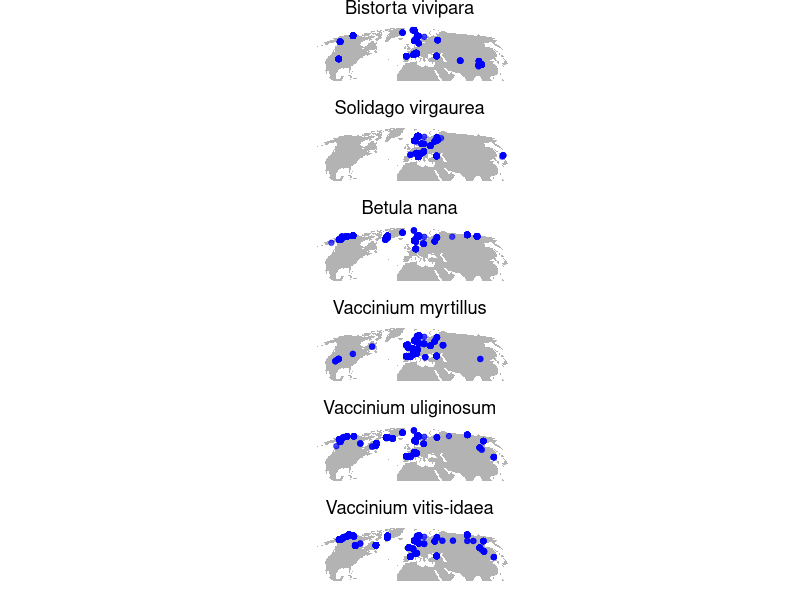
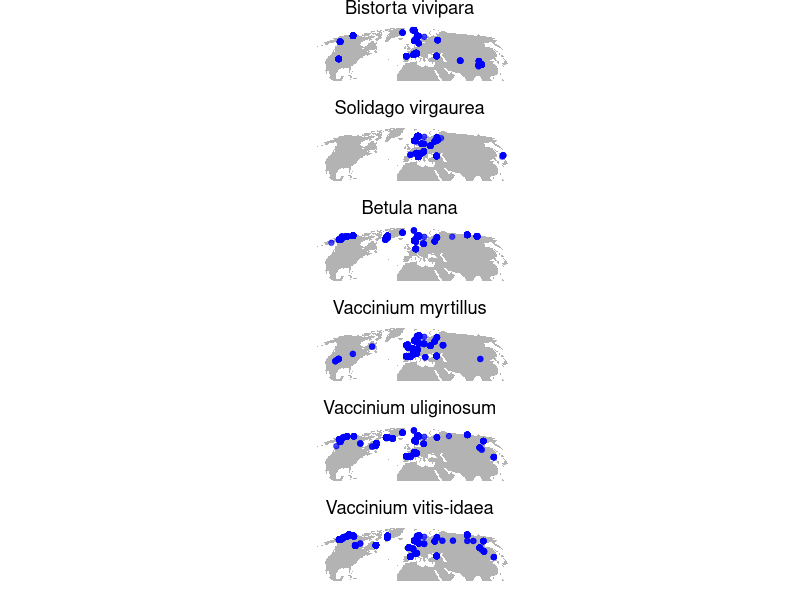

Source code (R) for these figures, in order:
library(sf)
library(tidyverse)
library(cowplot)

d <- read_csv("data/kilpis_ITV_species_traits.csv")


d <- d %>% 
  drop_na(latitude, longitude) %>% 
  mutate(canonical_species_name = ifelse(canonical_species_name == "Persicaria vivipara","Bistorta vivipara",canonical_species_name))

unique(d$canonical_species_name)

WorldData <- map_data('world') %>% filter(region != "Antarctica") %>% fortify


g1 <- ggplot() +
  geom_map(data = WorldData, map = WorldData,
           aes(x = long, y = lat, group = group, map_id=region),
           fill = "gray70", colour = NA, size=0.5) + 
  geom_point(data = d %>% filter(canonical_species_name == "Bistorta vivipara"),
             aes(longitude, latitude), color = "blue",
             alpha = 0.7) +
  coord_map("mollweide", xlim=c(-180,180), ylim=c(20, 90)) +
  scale_fill_continuous(low="thistle2", high="darkred", guide="colorbar") +
  scale_y_continuous(breaks=c()) +
  scale_x_continuous(breaks=c()) +
  labs(fill="legend", title="Bistorta vivipara", x="", y="") +
  theme_minimal() + theme(plot.title = element_text(hjust = 0.5)) +
  theme(plot.margin = unit(c(0, 0, 0, 0), "cm"))

g2 <- ggplot() +
  geom_map(data = WorldData, map = WorldData,
           aes(x = long, y = lat, group = group, map_id=region),
           fill = "gray70", colour = NA, size=0.5) + 
  geom_point(data = d %>% filter(canonical_species_name == "Solidago virgaurea"),
             aes(longitude, latitude), color = "blue",
             alpha = 0.7) +
  coord_map("mollweide", xlim=c(-180,180), ylim=c(20, 90)) +
  scale_fill_continuous(low="thistle2", high="darkred", guide="colorbar") +
  scale_y_continuous(breaks=c()) +
  scale_x_continuous(breaks=c()) +
  labs(fill="legend", title="Solidago virgaurea", x="", y="") +
  theme_minimal() + theme(plot.title = element_text(hjust = 0.5)) +
  theme(plot.margin = unit(c(0, 0, 0, 0), "cm"))

g3 <- ggplot() +
  geom_map(data = WorldData, map = WorldData,
           aes(x = long, y = lat, group = group, map_id=region),
           fill = "gray70", colour = NA, size=0.5) + 
  geom_point(data = d %>% filter(canonical_species_name == "Betula nana"),
             aes(longitude, latitude), color = "blue",
             alpha = 0.7) +
  coord_map("mollweide", xlim=c(-180,180), ylim=c(20, 90)) +
  scale_fill_continuous(low="thistle2", high="darkred", guide="colorbar") +
  scale_y_continuous(breaks=c()) +
  scale_x_continuous(breaks=c()) +
  labs(fill="legend", title="Betula nana", x="", y="") +
  theme_minimal() + theme(plot.title = element_text(hjust = 0.5)) +
  theme(plot.margin = unit(c(0, 0, 0, 0), "cm"))

g4 <- ggplot() +
  geom_map(data = WorldData, map = WorldData,
           aes(x = long, y = lat, group = group, map_id=region),
           fill = "gray70", colour = NA, size=0.5) + 
  geom_point(data = d %>% filter(canonical_species_name == "Vaccinium myrtillus"),
             aes(longitude, latitude), color = "blue",
             alpha = 0.7) +
  coord_map("mollweide", xlim=c(-180,180), ylim=c(20, 90)) +
  scale_fill_continuous(low="thistle2", high="darkred", guide="colorbar") +
  scale_y_continuous(breaks=c()) +
  scale_x_continuous(breaks=c()) +
  labs(fill="legend", title="Vaccinium myrtillus", x="", y="") +
  theme_minimal() + theme(plot.title = element_text(hjust = 0.5)) +
  theme(plot.margin = unit(c(0, 0, 0, 0), "cm"))

g5 <- ggplot() +
  geom_map(data = WorldData, map = WorldData,
           aes(x = long, y = lat, group = group, map_id=region),
           fill = "gray70", colour = NA, size=0.5) + 
  geom_point(data = d %>% filter(canonical_species_name == "Vaccinium uliginosum"),
             aes(longitude, latitude), color = "blue",
             alpha = 0.7) +
  coord_map("mollweide", xlim=c(-180,180), ylim=c(20, 90)) +
  scale_fill_continuous(low="thistle2", high="darkred", guide="colorbar") +
  scale_y_continuous(breaks=c()) +
  scale_x_continuous(breaks=c()) +
  labs(fill="legend", title="Vaccinium uliginosum", x="", y="") +
  theme_minimal() + theme(plot.title = element_text(hjust = 0.5)) +
  theme(plot.margin = unit(c(0, 0, 0, 0), "cm"))

g6 <- ggplot() +
  geom_map(data = WorldData, map = WorldData,
           aes(x = long, y = lat, group = group, map_id=region),
           fill = "gray70", colour = NA, size=0.5) + 
  geom_point(data = d %>% filter(canonical_species_name == "Vaccinium vitis-idaea"),
             aes(longitude, latitude), color = "blue",
             alpha = 0.7) +
  coord_map("mollweide", xlim=c(-180,180), ylim=c(20, 90)) +
  scale_fill_continuous(low="thistle2", high="darkred", guide="colorbar") +
  scale_y_continuous(breaks=c()) +
  scale_x_continuous(breaks=c()) +
  labs(fill="legend", title="Vaccinium vitis-idaea", x="", y="") +
  theme_minimal() + theme(plot.title = element_text(hjust = 0.5)) +
  theme(plot.margin = unit(c(0, 0, 0, 0), "cm"))


pdf("visuals/global_trait_maps.pdf", 9, 13)
plot_grid(g1, g2, g3, g4, g5, g6,
          nrow = 6,
          align = "v")
dev.off()
pdf("visuals/global_trait_maps.pdf", 9, 13)
plot_grid(g1, g2, g3, g4, g5, g6,
          nrow = 6,
          align = "v")
dev.off()
